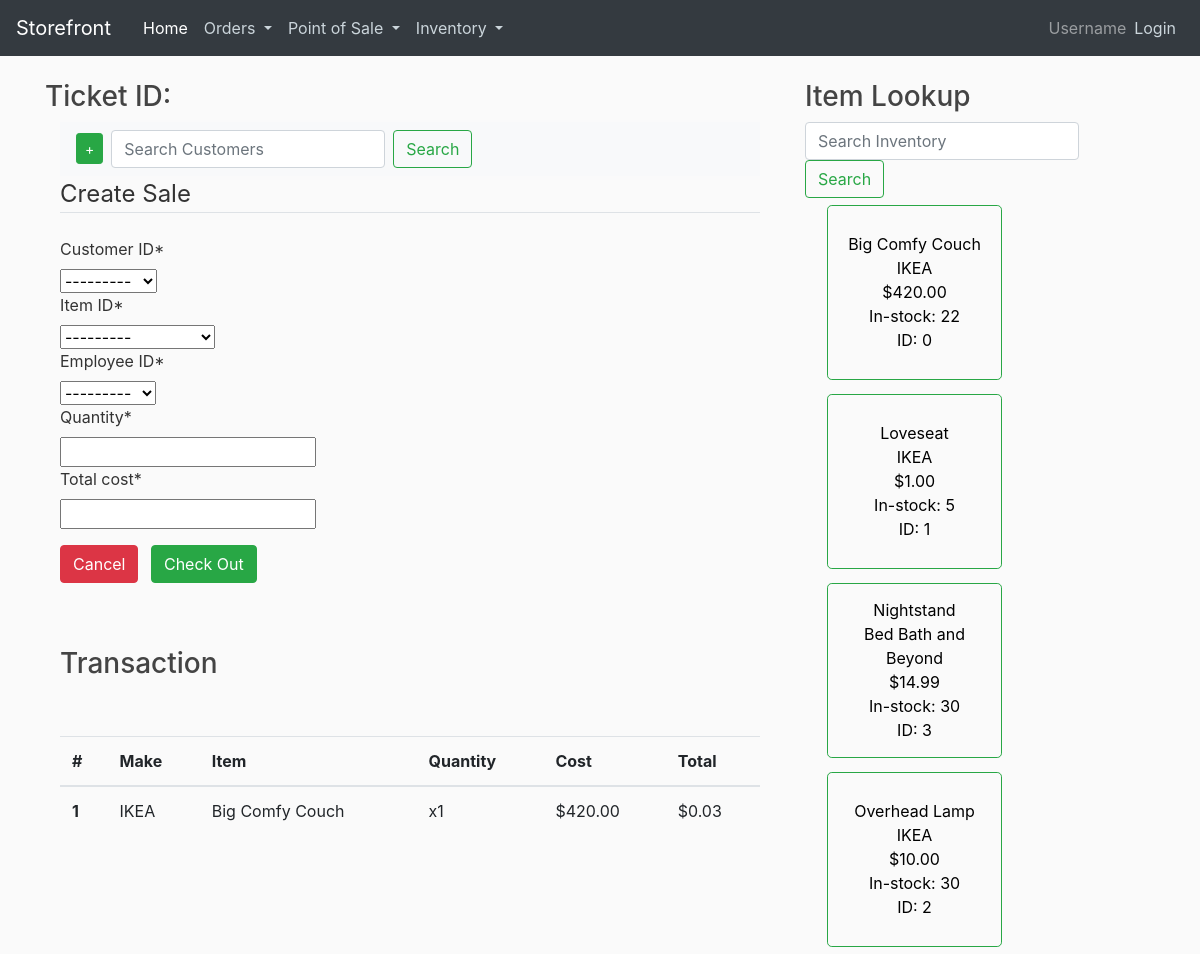
Page /point-of-sale/ on the committed database.
### myapp/models.py (models this page shows)
class Customer(models.Model):
    customer_ID = models.AutoField(primary_key=True)
    name = models.CharField(max_length=20)
    l_name = models.CharField(max_length=20)
    email = models.EmailField()
    phone = models.IntegerField()
    address = models.CharField(max_length=50)
    def __str__(self):
        return self.name + " " + self.l_name

class Stock(models.Model):
    item_ID = models.AutoField(primary_key=True)
    manuf_ID = models.ForeignKey(Manufacturer, on_delete=CASCADE)
    item_name = models.CharField(max_length=20)
    item_model = models.CharField(max_length=20)
    item_quantity = models.IntegerField()
    item_cost = models.DecimalField(max_digits=5, decimal_places=2)
    def __str__(self):
        return self.item_name

class Employee(models.Model):
    employee_ID = models.AutoField(primary_key=True)
    employee_name = models.CharField(max_length=20)
    l_name = models.CharField(max_length=20)
    employee_pay = models.DecimalField(max_digits=5, decimal_places=2)
    def __str__(self):
        return self.employee_name  + " " + self.l_name

class Manufacturer(models.Model):
    manuf_ID = models.AutoField(primary_key=True)
    manuf_name = models.CharField(max_length=20)
    def __str__(self):
        return self.manuf_name

### myapp/views.py (the view, shortened to what this page needs)
# urls.py: path('point-of-sale/', views.pos, name="point-of-sale"),
def pos(request):
    form = AddCustomerForm()
    sale_form = AddSaleForm(request.POST or None)
    sales = Sale.objects.values('item_ID__item_cost', 'item_ID__manuf_ID__manuf_name', 'item_ID__item_name', 'quantity', 'total_cost')
    sales = sales.latest('sale_ID')
    args = {
        'stocks': Stock.objects.all().order_by('item_name'),
        'sales': sales,
        'form': form,
        'sale_form': sale_form
    }
    return render(request, 'myapp/point_of_sale.html', args)

### myapp/forms.py
class AddCustomerForm(forms.Form):
    customer_name = forms.CharField(max_length=20)
    l_name = forms.CharField(max_length=20)
    email = forms.EmailField(label='Email', required=False)
    phone = forms.IntegerField(label='Phone')

class AddSaleForm(forms.ModelForm):
    class Meta:
        model = Sale
        fields = ['customer_ID', 'item_ID', 'employee_ID', 'quantity', 'total_cost']
        widgets = {'total_cost': calculation.FormulaInput('quantity*item_ID__item_cost')}

### myapp/templates/myapp/point_of_sale.html (shortened to what this page needs)
{% extends "myapp/base.html" %}
{% load crispy_forms_tags %}
{% block content %}
<h3>Ticket ID: </h3>
<div class="container">
<nav class="navbar navbar-light bg-light">
  <form class="form-inline justify-content-end" method="POST">
    <a class="btn btn-success btn-sm mr-sm-2 add-cust-btn" href="{% url 'customer-create' %}">+</a>
    <input class="form-control mr-sm-2" type="search" placeholder="Search Customers" aria-label="Search" name="search_customer" action="">
    <button class="btn btn-outline-success my-2 my-sm-0" type="submit">Search</button>
  </form>
</nav>
<form method="POST">
    <fieldset class="form-group">
      <legend class="border-bottom mb-4">Create Sale</legend>
        {{ sale_form|crispy }}
    </fieldset>
    <div class="form-group">
      <button type="button" class="btn btn-danger mr-sm-2">Cancel</button>
      <button type="submit" class="btn btn-success mr-sm-2">Check Out</button>
    </div>
</form>
<br><br>
<h3>Transaction</h3>
<table class="table">
    <thead>
      <tr>
        <th scope="col">#</th>
        <th scope="col">Make</th>
        <th scope="col">Item</th>
        <th scope="col">Quantity</th>
        <th scope="col">Cost</th>
        <th scope="col">Total</th>
      </tr>
    </thead>
    <tbody>
        <tr>
            <th scope="row">1</th>
            <td>{{ sales.item_ID__manuf_ID__manuf_name }}</td>
            <td>{{ sales.item_ID__item_name }}</td>
            <td>x{{ sales.quantity }}</td>
            <td>${{ sales.item_ID__item_cost }}</td>
            <td>${{ sales.total_cost }}</td>
        </tr>
        <br><br>
    </tbody>
</table>
<br><br>
</div>
{% endblock content %}
{% block col2 %}
  <h3>Item Lookup</h3>
  <form class="form-inline">
    <input class="form-control mr-sm-2" type="search" placeholder="Search Inventory" aria-label="Search">
    <button class="btn btn-outline-success my-2 my-sm-0" type="submit">Search</button>
  </form>
  <div class="container">
      {% for stock in stocks %}
        <button type="submit" class="btn btn-outline-success btn-lg" style="padding: 10px; margin:7px; height: 175px; width: 175px; font-size: medium; color: black">
          {{ stock.item_name }}
          <br>
          {{ stock.manuf_ID }}
          <br>
          ${{ stock.item_cost }}
          <br>
          In-stock: {{ stock.item_quantity }}
          <br>
          ID: {{ stock.item_ID }}
        </button>
      {% endfor %}
    </div>
  </div>
{% endblock %}

### myapp/templates/myapp/base.html (shortened to what this page needs)
{% load static %}
<!DOCTYPE html>
<html lang="en">
  <head>
    <link rel="stylesheet" href="https://stackpath.bootstrapcdn.com/bootstrap/4.3.1/css/bootstrap.min.css">
    <link rel="stylesheet" type="text/css" href="{% static 'myapp/main.css' %}">
  </head>
  <body>
    <header class="site-header">
        <nav class="navbar navbar-expand-md navbar-dark bg-dark fixed-top">
            <a class="navbar-brand mr-4" href="{% url 'storefront-home' %}">Storefront</a>
            <div class="collapse navbar-collapse" id="navbarText">
            <ul class="navbar-nav mr-auto">
                <li class="nav-item active">
                <a class="nav-link" href="{% url 'storefront-home' %}">Home<span class="sr-only">(current)</span></a>
                </li>
                <li class="nav-item dropdown">
                    <a class="nav-link dropdown-toggle" href="#" id="navbarDropdownMenuLink" data-toggle="dropdown" aria-haspopup="true" aria-expanded="false">
                      Orders
                    </a>
                </li>
                <li class="nav-item dropdown">
                    <a class="nav-link dropdown-toggle" href="#" id="navbarDropdownMenuLink" data-toggle="dropdown" aria-haspopup="true" aria-expanded="false">
                      Point of Sale
                    </a>
                </li>
                <li class="nav-item dropdown">
                    <a class="nav-link dropdown-toggle" href="#" id="navbarDropdownMenuLink" data-toggle="dropdown" aria-haspopup="true" aria-expanded="false">
                      Inventory
                    </a>
                </li>
            </ul>
            <span class="navbar-text">
                Username
            </span>
            </div>
            <div class="navbar-nav">
                <a class="nav-item nav-link" href="#">Login</a>
            </div>
        </nav>
    </header>
    <main role="main" class="container">
        <div class="row">
            <div class="col-md-8">
                {% block content %}{% endblock %}
            </div>
            <div class="col-md-4">
                {% block col2 %}{% endblock %}
            </div>
    </main>
  </body>
</html>

### myapp/static/myapp/main.css (style rules this page uses)
body { background: #fafafa; color: #333333; margin-top: 5rem; }
h1, h2, h3, h4, h5, h6 { color:#444444; }
ul { margin: 0; }
.site-header .navbar-nav .nav-link { color: #cbd5db; }

### rows in the picture
Customer: customer_ID "---------"
Stock: item_ID "---------", item_ID__item_name "Big Comfy Couch", item_name "Big Comfy Couch", manuf_ID "IKEA", item_cost "420.00", item_quantity "22", item_ID "0"
Employee: employee_ID "---------"
Manufacturer: item_ID__manuf_ID__manuf_name "IKEA"
Stock: item_name "Loveseat", manuf_ID "IKEA", item_cost "1.00", item_quantity "5", item_ID "1"
Stock: item_name "Nightstand", manuf_ID "Bed Bath and Beyond", item_cost "14.99", item_quantity "30", item_ID "3"
Stock: item_name "Overhead Lamp", manuf_ID "IKEA", item_cost "10.00", item_quantity "30", item_ID "2"

### other values in the picture
{{ sales.quantity }} "1"
{{ sales.item_ID__item_cost }} "420.00"
{{ sales.total_cost }} "0.03"
